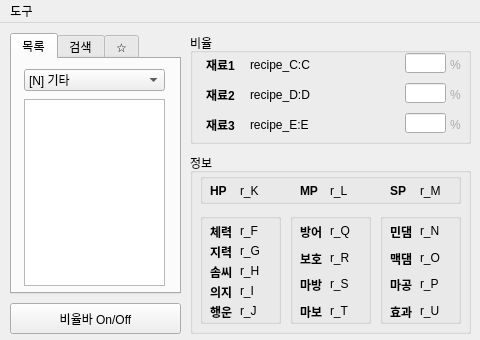
<?xml version="1.0" encoding="UTF-8"?>
<ui version="4.0">
 <class>MainWindow</class>
 <widget class="QMainWindow" name="MainWindow">
  <property name="geometry">
   <rect>
    <x>0</x>
    <y>0</y>
    <width>480</width>
    <height>340</height>
   </rect>
  </property>
  <property name="minimumSize">
   <size>
    <width>480</width>
    <height>340</height>
   </size>
  </property>
  <property name="maximumSize">
   <size>
    <width>480</width>
    <height>340</height>
   </size>
  </property>
  <property name="windowTitle">
   <string>Spoon</string>
  </property>
  <widget class="QWidget" name="centralwidget">
   <widget class="QGroupBox" name="ratiobox">
    <property name="geometry">
     <rect>
      <x>190</x>
      <y>10</y>
      <width>281</width>
      <height>111</height>
     </rect>
    </property>
    <property name="title">
     <string>비율</string>
    </property>
    <widget class="QLabel" name="Tind2_2">
     <property name="geometry">
      <rect>
       <x>10</x>
       <y>52</y>
       <width>41</width>
       <height>20</height>
      </rect>
     </property>
     <property name="toolTip">
      <string>&lt;html&gt;&lt;head/&gt;&lt;body&gt;&lt;p&gt;&lt;br/&gt;&lt;/p&gt;&lt;/body&gt;&lt;/html&gt;</string>
     </property>
     <property name="text">
      <string>&lt;html&gt;&lt;head/&gt;&lt;body&gt;&lt;p align=&quot;center&quot;&gt;&lt;span style=&quot; font-weight:600;&quot;&gt;재료2&lt;/span&gt;&lt;/p&gt;&lt;/body&gt;&lt;/html&gt;</string>
     </property>
    </widget>
    <widget class="QLabel" name="Tind3_2">
     <property name="geometry">
      <rect>
       <x>10</x>
       <y>82</y>
       <width>41</width>
       <height>20</height>
      </rect>
     </property>
     <property name="toolTip">
      <string>&lt;html&gt;&lt;head/&gt;&lt;body&gt;&lt;p&gt;&lt;br/&gt;&lt;/p&gt;&lt;/body&gt;&lt;/html&gt;</string>
     </property>
     <property name="text">
      <string>&lt;html&gt;&lt;head/&gt;&lt;body&gt;&lt;p align=&quot;center&quot;&gt;&lt;span style=&quot; font-weight:600;&quot;&gt;재료3&lt;/span&gt;&lt;/p&gt;&lt;/body&gt;&lt;/html&gt;</string>
     </property>
    </widget>
    <widget class="QLineEdit" name="stuff1_2">
     <property name="geometry">
      <rect>
       <x>215</x>
       <y>20</y>
       <width>41</width>
       <height>20</height>
      </rect>
     </property>
    </widget>
    <widget class="QLineEdit" name="stuff2_2">
     <property name="geometry">
      <rect>
       <x>215</x>
       <y>50</y>
       <width>41</width>
       <height>20</height>
      </rect>
     </property>
    </widget>
    <widget class="QLabel" name="Tind1_2">
     <property name="geometry">
      <rect>
       <x>10</x>
       <y>22</y>
       <width>41</width>
       <height>20</height>
      </rect>
     </property>
     <property name="toolTip">
      <string>&lt;html&gt;&lt;head/&gt;&lt;body&gt;&lt;p&gt;&lt;br/&gt;&lt;/p&gt;&lt;/body&gt;&lt;/html&gt;</string>
     </property>
     <property name="text">
      <string>&lt;html&gt;&lt;head/&gt;&lt;body&gt;&lt;p align=&quot;center&quot;&gt;&lt;span style=&quot; font-weight:600;&quot;&gt;재료1&lt;/span&gt;&lt;/p&gt;&lt;/body&gt;&lt;/html&gt;</string>
     </property>
    </widget>
    <widget class="QLineEdit" name="stuff3_2">
     <property name="geometry">
      <rect>
       <x>215</x>
       <y>80</y>
       <width>41</width>
       <height>20</height>
      </rect>
     </property>
    </widget>
    <widget class="QLabel" name="Cind1_2">
     <property name="geometry">
      <rect>
       <x>60</x>
       <y>22</y>
       <width>121</width>
       <height>20</height>
      </rect>
     </property>
     <property name="toolTip">
      <string>&lt;html&gt;&lt;head/&gt;&lt;body&gt;&lt;p&gt;&lt;br/&gt;&lt;/p&gt;&lt;/body&gt;&lt;/html&gt;</string>
     </property>
     <property name="text">
      <string>&lt;html&gt;&lt;head/&gt;&lt;body&gt;&lt;p&gt;recipe_C:C&lt;/p&gt;&lt;/body&gt;&lt;/html&gt;</string>
     </property>
    </widget>
    <widget class="QLabel" name="Cind2_2">
     <property name="geometry">
      <rect>
       <x>60</x>
       <y>52</y>
       <width>121</width>
       <height>20</height>
      </rect>
     </property>
     <property name="toolTip">
      <string>&lt;html&gt;&lt;head/&gt;&lt;body&gt;&lt;p&gt;&lt;br/&gt;&lt;/p&gt;&lt;/body&gt;&lt;/html&gt;</string>
     </property>
     <property name="text">
      <string>&lt;html&gt;&lt;head/&gt;&lt;body&gt;&lt;p&gt;recipe_D:D&lt;/p&gt;&lt;/body&gt;&lt;/html&gt;</string>
     </property>
    </widget>
    <widget class="QLabel" name="Cind3_2">
     <property name="geometry">
      <rect>
       <x>60</x>
       <y>82</y>
       <width>121</width>
       <height>20</height>
      </rect>
     </property>
     <property name="toolTip">
      <string>&lt;html&gt;&lt;head/&gt;&lt;body&gt;&lt;p&gt;&lt;br/&gt;&lt;/p&gt;&lt;/body&gt;&lt;/html&gt;</string>
     </property>
     <property name="text">
      <string>&lt;html&gt;&lt;head/&gt;&lt;body&gt;&lt;p&gt;recipe_E:E&lt;/p&gt;&lt;/body&gt;&lt;/html&gt;</string>
     </property>
    </widget>
    <widget class="QLabel" name="s2p_2">
     <property name="geometry">
      <rect>
       <x>260</x>
       <y>52</y>
       <width>21</width>
       <height>20</height>
      </rect>
     </property>
     <property name="toolTip">
      <string>&lt;html&gt;&lt;head/&gt;&lt;body&gt;&lt;p&gt;&lt;br/&gt;&lt;/p&gt;&lt;/body&gt;&lt;/html&gt;</string>
     </property>
     <property name="text">
      <string>&lt;html&gt;&lt;head/&gt;&lt;body&gt;&lt;p&gt;&lt;span style=&quot; color:#aaaaaa;&quot;&gt;%&lt;/span&gt;&lt;/p&gt;&lt;/body&gt;&lt;/html&gt;</string>
     </property>
    </widget>
    <widget class="QLabel" name="s3p_2">
     <property name="geometry">
      <rect>
       <x>260</x>
       <y>82</y>
       <width>21</width>
       <height>20</height>
      </rect>
     </property>
     <property name="toolTip">
      <string>&lt;html&gt;&lt;head/&gt;&lt;body&gt;&lt;p&gt;&lt;br/&gt;&lt;/p&gt;&lt;/body&gt;&lt;/html&gt;</string>
     </property>
     <property name="text">
      <string>&lt;html&gt;&lt;head/&gt;&lt;body&gt;&lt;p&gt;&lt;span style=&quot; color:#aaaaaa;&quot;&gt;%&lt;/span&gt;&lt;/p&gt;&lt;/body&gt;&lt;/html&gt;</string>
     </property>
    </widget>
    <widget class="QLabel" name="s1p_2">
     <property name="geometry">
      <rect>
       <x>260</x>
       <y>22</y>
       <width>21</width>
       <height>20</height>
      </rect>
     </property>
     <property name="toolTip">
      <string>&lt;html&gt;&lt;head/&gt;&lt;body&gt;&lt;p&gt;&lt;br/&gt;&lt;/p&gt;&lt;/body&gt;&lt;/html&gt;</string>
     </property>
     <property name="text">
      <string>&lt;html&gt;&lt;head/&gt;&lt;body&gt;&lt;p&gt;&lt;span style=&quot; color:#aaaaaa;&quot;&gt;%&lt;/span&gt;&lt;/p&gt;&lt;/body&gt;&lt;/html&gt;</string>
     </property>
    </widget>
   </widget>
   <widget class="QGroupBox" name="infobox">
    <property name="geometry">
     <rect>
      <x>190</x>
      <y>130</y>
      <width>281</width>
      <height>181</height>
     </rect>
    </property>
    <property name="title">
     <string>정보</string>
    </property>
    <widget class="QGroupBox" name="chrbox_2">
     <property name="geometry">
      <rect>
       <x>10</x>
       <y>20</y>
       <width>261</width>
       <height>31</height>
      </rect>
     </property>
     <property name="title">
      <string/>
     </property>
     <widget class="QLabel" name="Thp">
      <property name="geometry">
       <rect>
        <x>10</x>
        <y>10</y>
        <width>31</width>
        <height>16</height>
       </rect>
      </property>
      <property name="text">
       <string>&lt;html&gt;&lt;head/&gt;&lt;body&gt;&lt;p&gt;&lt;span style=&quot; font-weight:600;&quot;&gt;HP&lt;/span&gt;&lt;/p&gt;&lt;/body&gt;&lt;/html&gt;</string>
      </property>
     </widget>
     <widget class="QLabel" name="Tmp">
      <property name="geometry">
       <rect>
        <x>100</x>
        <y>10</y>
        <width>31</width>
        <height>16</height>
       </rect>
      </property>
      <property name="text">
       <string>&lt;html&gt;&lt;head/&gt;&lt;body&gt;&lt;p&gt;&lt;span style=&quot; font-weight:600;&quot;&gt;MP&lt;/span&gt;&lt;/p&gt;&lt;/body&gt;&lt;/html&gt;</string>
      </property>
     </widget>
     <widget class="QLabel" name="Vhp">
      <property name="geometry">
       <rect>
        <x>40</x>
        <y>10</y>
        <width>31</width>
        <height>16</height>
       </rect>
      </property>
      <property name="text">
       <string>&lt;html&gt;&lt;head/&gt;&lt;body&gt;&lt;p&gt;r_K&lt;/p&gt;&lt;/body&gt;&lt;/html&gt;</string>
      </property>
     </widget>
     <widget class="QLabel" name="Tsp">
      <property name="geometry">
       <rect>
        <x>190</x>
        <y>10</y>
        <width>31</width>
        <height>16</height>
       </rect>
      </property>
      <property name="text">
       <string>&lt;html&gt;&lt;head/&gt;&lt;body&gt;&lt;p&gt;&lt;span style=&quot; font-weight:600;&quot;&gt;SP&lt;/span&gt;&lt;/p&gt;&lt;/body&gt;&lt;/html&gt;</string>
      </property>
     </widget>
     <widget class="QLabel" name="Vmp">
      <property name="geometry">
       <rect>
        <x>130</x>
        <y>10</y>
        <width>31</width>
        <height>16</height>
       </rect>
      </property>
      <property name="text">
       <string>&lt;html&gt;&lt;head/&gt;&lt;body&gt;&lt;p&gt;r_L&lt;/p&gt;&lt;/body&gt;&lt;/html&gt;</string>
      </property>
     </widget>
     <widget class="QLabel" name="Vsp">
      <property name="geometry">
       <rect>
        <x>220</x>
        <y>10</y>
        <width>31</width>
        <height>16</height>
       </rect>
      </property>
      <property name="text">
       <string>&lt;html&gt;&lt;head/&gt;&lt;body&gt;&lt;p&gt;r_M&lt;/p&gt;&lt;/body&gt;&lt;/html&gt;</string>
      </property>
     </widget>
    </widget>
    <widget class="QGroupBox" name="statusbox_2">
     <property name="geometry">
      <rect>
       <x>10</x>
       <y>60</y>
       <width>81</width>
       <height>111</height>
      </rect>
     </property>
     <property name="title">
      <string/>
     </property>
     <widget class="QLabel" name="Vstr_2">
      <property name="geometry">
       <rect>
        <x>40</x>
        <y>10</y>
        <width>31</width>
        <height>16</height>
       </rect>
      </property>
      <property name="text">
       <string>&lt;html&gt;&lt;head/&gt;&lt;body&gt;&lt;p&gt;r_F&lt;/p&gt;&lt;/body&gt;&lt;/html&gt;</string>
      </property>
     </widget>
     <widget class="QLabel" name="Tstr_2">
      <property name="geometry">
       <rect>
        <x>10</x>
        <y>10</y>
        <width>31</width>
        <height>16</height>
       </rect>
      </property>
      <property name="text">
       <string>&lt;html&gt;&lt;head/&gt;&lt;body&gt;&lt;p&gt;&lt;span style=&quot; font-weight:600;&quot;&gt;체력&lt;/span&gt;&lt;/p&gt;&lt;/body&gt;&lt;/html&gt;</string>
      </property>
     </widget>
     <widget class="QLabel" name="Vint_2">
      <property name="geometry">
       <rect>
        <x>40</x>
        <y>30</y>
        <width>31</width>
        <height>16</height>
       </rect>
      </property>
      <property name="text">
       <string>&lt;html&gt;&lt;head/&gt;&lt;body&gt;&lt;p&gt;r_G&lt;/p&gt;&lt;/body&gt;&lt;/html&gt;</string>
      </property>
     </widget>
     <widget class="QLabel" name="Vluc_2">
      <property name="geometry">
       <rect>
        <x>40</x>
        <y>90</y>
        <width>31</width>
        <height>16</height>
       </rect>
      </property>
      <property name="text">
       <string>&lt;html&gt;&lt;head/&gt;&lt;body&gt;&lt;p&gt;r_J&lt;/p&gt;&lt;/body&gt;&lt;/html&gt;</string>
      </property>
     </widget>
     <widget class="QLabel" name="Tluc_2">
      <property name="geometry">
       <rect>
        <x>10</x>
        <y>90</y>
        <width>31</width>
        <height>16</height>
       </rect>
      </property>
      <property name="text">
       <string>&lt;html&gt;&lt;head/&gt;&lt;body&gt;&lt;p&gt;&lt;span style=&quot; font-weight:600;&quot;&gt;행운&lt;/span&gt;&lt;/p&gt;&lt;/body&gt;&lt;/html&gt;</string>
      </property>
     </widget>
     <widget class="QLabel" name="Tint_2">
      <property name="geometry">
       <rect>
        <x>10</x>
        <y>30</y>
        <width>31</width>
        <height>16</height>
       </rect>
      </property>
      <property name="text">
       <string>&lt;html&gt;&lt;head/&gt;&lt;body&gt;&lt;p&gt;&lt;span style=&quot; font-weight:600;&quot;&gt;지력&lt;/span&gt;&lt;/p&gt;&lt;/body&gt;&lt;/html&gt;</string>
      </property>
     </widget>
     <widget class="QLabel" name="Twil_2">
      <property name="geometry">
       <rect>
        <x>10</x>
        <y>70</y>
        <width>31</width>
        <height>16</height>
       </rect>
      </property>
      <property name="text">
       <string>&lt;html&gt;&lt;head/&gt;&lt;body&gt;&lt;p&gt;&lt;span style=&quot; font-weight:600;&quot;&gt;의지&lt;/span&gt;&lt;/p&gt;&lt;/body&gt;&lt;/html&gt;</string>
      </property>
     </widget>
     <widget class="QLabel" name="Vwil_2">
      <property name="geometry">
       <rect>
        <x>40</x>
        <y>70</y>
        <width>31</width>
        <height>16</height>
       </rect>
      </property>
      <property name="text">
       <string>&lt;html&gt;&lt;head/&gt;&lt;body&gt;&lt;p&gt;r_I&lt;/p&gt;&lt;/body&gt;&lt;/html&gt;</string>
      </property>
     </widget>
     <widget class="QLabel" name="Tdex_2">
      <property name="geometry">
       <rect>
        <x>10</x>
        <y>50</y>
        <width>31</width>
        <height>16</height>
       </rect>
      </property>
      <property name="text">
       <string>&lt;html&gt;&lt;head/&gt;&lt;body&gt;&lt;p&gt;&lt;span style=&quot; font-weight:600;&quot;&gt;솜씨&lt;/span&gt;&lt;/p&gt;&lt;/body&gt;&lt;/html&gt;</string>
      </property>
     </widget>
     <widget class="QLabel" name="Vdex_2">
      <property name="geometry">
       <rect>
        <x>40</x>
        <y>50</y>
        <width>31</width>
        <height>16</height>
       </rect>
      </property>
      <property name="text">
       <string>&lt;html&gt;&lt;head/&gt;&lt;body&gt;&lt;p&gt;r_H&lt;/p&gt;&lt;/body&gt;&lt;/html&gt;</string>
      </property>
     </widget>
    </widget>
    <widget class="QGroupBox" name="defbox_2">
     <property name="geometry">
      <rect>
       <x>100</x>
       <y>60</y>
       <width>81</width>
       <height>111</height>
      </rect>
     </property>
     <property name="title">
      <string/>
     </property>
     <widget class="QLabel" name="Tmdf">
      <property name="geometry">
       <rect>
        <x>10</x>
        <y>63</y>
        <width>31</width>
        <height>16</height>
       </rect>
      </property>
      <property name="text">
       <string>&lt;html&gt;&lt;head/&gt;&lt;body&gt;&lt;p&gt;&lt;span style=&quot; font-weight:600;&quot;&gt;마방&lt;/span&gt;&lt;/p&gt;&lt;/body&gt;&lt;/html&gt;</string>
      </property>
     </widget>
     <widget class="QLabel" name="Tdef_2">
      <property name="geometry">
       <rect>
        <x>10</x>
        <y>10</y>
        <width>31</width>
        <height>16</height>
       </rect>
      </property>
      <property name="text">
       <string>&lt;html&gt;&lt;head/&gt;&lt;body&gt;&lt;p&gt;&lt;span style=&quot; font-weight:600;&quot;&gt;방어&lt;/span&gt;&lt;/p&gt;&lt;/body&gt;&lt;/html&gt;</string>
      </property>
     </widget>
     <widget class="QLabel" name="Tmpt">
      <property name="geometry">
       <rect>
        <x>10</x>
        <y>90</y>
        <width>31</width>
        <height>16</height>
       </rect>
      </property>
      <property name="text">
       <string>&lt;html&gt;&lt;head/&gt;&lt;body&gt;&lt;p&gt;&lt;span style=&quot; font-weight:600;&quot;&gt;마보&lt;/span&gt;&lt;/p&gt;&lt;/body&gt;&lt;/html&gt;</string>
      </property>
     </widget>
     <widget class="QLabel" name="Vdef_2">
      <property name="geometry">
       <rect>
        <x>40</x>
        <y>10</y>
        <width>31</width>
        <height>16</height>
       </rect>
      </property>
      <property name="text">
       <string>&lt;html&gt;&lt;head/&gt;&lt;body&gt;&lt;p&gt;r_Q&lt;/p&gt;&lt;/body&gt;&lt;/html&gt;</string>
      </property>
     </widget>
     <widget class="QLabel" name="Tprt_2">
      <property name="geometry">
       <rect>
        <x>10</x>
        <y>37</y>
        <width>31</width>
        <height>16</height>
       </rect>
      </property>
      <property name="text">
       <string>&lt;html&gt;&lt;head/&gt;&lt;body&gt;&lt;p&gt;&lt;span style=&quot; font-weight:600;&quot;&gt;보호&lt;/span&gt;&lt;/p&gt;&lt;/body&gt;&lt;/html&gt;</string>
      </property>
     </widget>
     <widget class="QLabel" name="Vmpt">
      <property name="geometry">
       <rect>
        <x>40</x>
        <y>90</y>
        <width>31</width>
        <height>16</height>
       </rect>
      </property>
      <property name="text">
       <string>&lt;html&gt;&lt;head/&gt;&lt;body&gt;&lt;p&gt;r_T&lt;/p&gt;&lt;/body&gt;&lt;/html&gt;</string>
      </property>
     </widget>
     <widget class="QLabel" name="Vprt_2">
      <property name="geometry">
       <rect>
        <x>40</x>
        <y>37</y>
        <width>31</width>
        <height>16</height>
       </rect>
      </property>
      <property name="text">
       <string>&lt;html&gt;&lt;head/&gt;&lt;body&gt;&lt;p&gt;r_R&lt;/p&gt;&lt;/body&gt;&lt;/html&gt;</string>
      </property>
     </widget>
     <widget class="QLabel" name="Vmdf_2">
      <property name="geometry">
       <rect>
        <x>40</x>
        <y>63</y>
        <width>31</width>
        <height>16</height>
       </rect>
      </property>
      <property name="text">
       <string>&lt;html&gt;&lt;head/&gt;&lt;body&gt;&lt;p&gt;r_S&lt;/p&gt;&lt;/body&gt;&lt;/html&gt;</string>
      </property>
     </widget>
    </widget>
    <widget class="QGroupBox" name="atkbox_2">
     <property name="geometry">
      <rect>
       <x>190</x>
       <y>60</y>
       <width>81</width>
       <height>111</height>
      </rect>
     </property>
     <property name="title">
      <string/>
     </property>
     <widget class="QLabel" name="Veft">
      <property name="geometry">
       <rect>
        <x>40</x>
        <y>90</y>
        <width>31</width>
        <height>16</height>
       </rect>
      </property>
      <property name="text">
       <string>&lt;html&gt;&lt;head/&gt;&lt;body&gt;&lt;p&gt;r_U&lt;/p&gt;&lt;/body&gt;&lt;/html&gt;</string>
      </property>
     </widget>
     <widget class="QLabel" name="Vmtk">
      <property name="geometry">
       <rect>
        <x>40</x>
        <y>63</y>
        <width>31</width>
        <height>16</height>
       </rect>
      </property>
      <property name="text">
       <string>&lt;html&gt;&lt;head/&gt;&lt;body&gt;&lt;p&gt;r_P&lt;/p&gt;&lt;/body&gt;&lt;/html&gt;</string>
      </property>
     </widget>
     <widget class="QLabel" name="Teft">
      <property name="geometry">
       <rect>
        <x>10</x>
        <y>90</y>
        <width>31</width>
        <height>16</height>
       </rect>
      </property>
      <property name="text">
       <string>&lt;html&gt;&lt;head/&gt;&lt;body&gt;&lt;p&gt;&lt;span style=&quot; font-weight:600;&quot;&gt;효과&lt;/span&gt;&lt;/p&gt;&lt;/body&gt;&lt;/html&gt;</string>
      </property>
     </widget>
     <widget class="QLabel" name="Vpmd">
      <property name="geometry">
       <rect>
        <x>40</x>
        <y>10</y>
        <width>31</width>
        <height>16</height>
       </rect>
      </property>
      <property name="text">
       <string>&lt;html&gt;&lt;head/&gt;&lt;body&gt;&lt;p&gt;r_N&lt;/p&gt;&lt;/body&gt;&lt;/html&gt;</string>
      </property>
     </widget>
     <widget class="QLabel" name="TpMd">
      <property name="geometry">
       <rect>
        <x>10</x>
        <y>37</y>
        <width>31</width>
        <height>16</height>
       </rect>
      </property>
      <property name="text">
       <string>&lt;html&gt;&lt;head/&gt;&lt;body&gt;&lt;p&gt;&lt;span style=&quot; font-weight:600;&quot;&gt;맥댐&lt;/span&gt;&lt;/p&gt;&lt;/body&gt;&lt;/html&gt;</string>
      </property>
     </widget>
     <widget class="QLabel" name="Tpmd">
      <property name="geometry">
       <rect>
        <x>10</x>
        <y>10</y>
        <width>31</width>
        <height>16</height>
       </rect>
      </property>
      <property name="text">
       <string>&lt;html&gt;&lt;head/&gt;&lt;body&gt;&lt;p&gt;&lt;span style=&quot; font-weight:600;&quot;&gt;민댐&lt;/span&gt;&lt;/p&gt;&lt;/body&gt;&lt;/html&gt;</string>
      </property>
     </widget>
     <widget class="QLabel" name="VpMd">
      <property name="geometry">
       <rect>
        <x>40</x>
        <y>37</y>
        <width>31</width>
        <height>16</height>
       </rect>
      </property>
      <property name="text">
       <string>&lt;html&gt;&lt;head/&gt;&lt;body&gt;&lt;p&gt;r_O&lt;/p&gt;&lt;/body&gt;&lt;/html&gt;</string>
      </property>
     </widget>
     <widget class="QLabel" name="Tmtk">
      <property name="geometry">
       <rect>
        <x>10</x>
        <y>63</y>
        <width>31</width>
        <height>16</height>
       </rect>
      </property>
      <property name="text">
       <string>&lt;html&gt;&lt;head/&gt;&lt;body&gt;&lt;p&gt;&lt;span style=&quot; font-weight:600;&quot;&gt;마공&lt;/span&gt;&lt;/p&gt;&lt;/body&gt;&lt;/html&gt;</string>
      </property>
     </widget>
    </widget>
   </widget>
   <widget class="QTabWidget" name="tabWidget">
    <property name="geometry">
     <rect>
      <x>10</x>
      <y>10</y>
      <width>171</width>
      <height>261</height>
     </rect>
    </property>
    <property name="currentIndex">
     <number>0</number>
    </property>
    <widget class="QWidget" name="ranklist">
     <attribute name="title">
      <string>목록</string>
     </attribute>
     <widget class="QComboBox" name="rank">
      <property name="geometry">
       <rect>
        <x>12</x>
        <y>10</y>
        <width>141</width>
        <height>22</height>
       </rect>
      </property>
      <item>
       <property name="text">
        <string>[N] 기타</string>
       </property>
      </item>
      <item>
       <property name="text">
        <string>[P] 혼합</string>
       </property>
      </item>
      <item>
       <property name="text">
        <string>[F] 굽기</string>
       </property>
      </item>
      <item>
       <property name="text">
        <string>[E] 삶기</string>
       </property>
      </item>
      <item>
       <property name="text">
        <string>[D] 반죽</string>
       </property>
      </item>
      <item>
       <property name="text">
        <string>[C] 끓이기</string>
       </property>
      </item>
      <item>
       <property name="text">
        <string>[B] 면 만들기</string>
       </property>
      </item>
      <item>
       <property name="text">
        <string>[A] 튀기기</string>
       </property>
      </item>
      <item>
       <property name="text">
        <string>[9] 볶기</string>
       </property>
      </item>
      <item>
       <property name="text">
        <string>[8] 파스타 만들기</string>
       </property>
      </item>
      <item>
       <property name="text">
        <string>[7] 잼 만들기</string>
       </property>
      </item>
      <item>
       <property name="text">
        <string>[6] 파이 만들기</string>
       </property>
      </item>
      <item>
       <property name="text">
        <string>[5] 찌기</string>
       </property>
      </item>
      <item>
       <property name="text">
        <string>[4] 피자 만들기</string>
       </property>
      </item>
      <item>
       <property name="text">
        <string>[3] 발효</string>
       </property>
      </item>
      <item>
       <property name="text">
        <string>[2] 수비드</string>
       </property>
      </item>
      <item>
       <property name="text">
        <string>[1] 저미기</string>
       </property>
      </item>
     </widget>
     <widget class="QListView" name="recipelist">
      <property name="geometry">
       <rect>
        <x>12</x>
        <y>40</y>
        <width>141</width>
        <height>187</height>
       </rect>
      </property>
     </widget>
    </widget>
    <widget class="QWidget" name="searchmenu">
     <attribute name="title">
      <string>검색</string>
     </attribute>
     <widget class="QTextEdit" name="search">
      <property name="geometry">
       <rect>
        <x>12</x>
        <y>30</y>
        <width>141</width>
        <height>21</height>
       </rect>
      </property>
      <property name="verticalScrollBarPolicy">
       <enum>Qt::ScrollBarAlwaysOff</enum>
      </property>
      <property name="horizontalScrollBarPolicy">
       <enum>Qt::ScrollBarAlwaysOff</enum>
      </property>
     </widget>
     <widget class="QListView" name="recipe">
      <property name="geometry">
       <rect>
        <x>12</x>
        <y>56</y>
        <width>141</width>
        <height>171</height>
       </rect>
      </property>
     </widget>
     <widget class="QRadioButton" name="btnname">
      <property name="geometry">
       <rect>
        <x>15</x>
        <y>10</y>
        <width>45</width>
        <height>16</height>
       </rect>
      </property>
      <property name="text">
       <string>이름</string>
      </property>
     </widget>
     <widget class="QRadioButton" name="btneffect">
      <property name="geometry">
       <rect>
        <x>63</x>
        <y>10</y>
        <width>45</width>
        <height>16</height>
       </rect>
      </property>
      <property name="text">
       <string>효과</string>
      </property>
     </widget>
     <widget class="QRadioButton" name="btnstuff">
      <property name="geometry">
       <rect>
        <x>110</x>
        <y>10</y>
        <width>45</width>
        <height>16</height>
       </rect>
      </property>
      <property name="text">
       <string>재료</string>
      </property>
     </widget>
    </widget>
    <widget class="QWidget" name="favmenu">
     <attribute name="title">
      <string>☆</string>
     </attribute>
     <widget class="QListView" name="favorite">
      <property name="geometry">
       <rect>
        <x>12</x>
        <y>10</y>
        <width>141</width>
        <height>195</height>
       </rect>
      </property>
     </widget>
     <widget class="QPushButton" name="alignup">
      <property name="geometry">
       <rect>
        <x>11</x>
        <y>210</y>
        <width>23</width>
        <height>23</height>
       </rect>
      </property>
      <property name="text">
       <string>△</string>
      </property>
     </widget>
     <widget class="QPushButton" name="aligndown">
      <property name="geometry">
       <rect>
        <x>39</x>
        <y>210</y>
        <width>23</width>
        <height>23</height>
       </rect>
      </property>
      <property name="text">
       <string>▽</string>
      </property>
     </widget>
     <widget class="QPushButton" name="favdelete">
      <property name="geometry">
       <rect>
        <x>113</x>
        <y>210</y>
        <width>41</width>
        <height>23</height>
       </rect>
      </property>
      <property name="text">
       <string>삭제</string>
      </property>
     </widget>
    </widget>
   </widget>
   <widget class="QPushButton" name="ratioswitch">
    <property name="geometry">
     <rect>
      <x>10</x>
      <y>280</y>
      <width>171</width>
      <height>31</height>
     </rect>
    </property>
    <property name="text">
     <string>비율바 On/Off</string>
    </property>
   </widget>
  </widget>
  <widget class="QMenuBar" name="menubar">
   <property name="geometry">
    <rect>
     <x>0</x>
     <y>0</y>
     <width>480</width>
     <height>21</height>
    </rect>
   </property>
   <widget class="QMenu" name="menu">
    <property name="title">
     <string>도구</string>
    </property>
    <addaction name="movelock"/>
    <addaction name="action"/>
    <addaction name="separator"/>
    <addaction name="settings"/>
    <addaction name="help"/>
   </widget>
   <addaction name="menu"/>
  </widget>
  <action name="settings">
   <property name="text">
    <string>설정</string>
   </property>
  </action>
  <action name="help">
   <property name="text">
    <string>도움말</string>
   </property>
  </action>
  <action name="movelock">
   <property name="checkable">
    <bool>true</bool>
   </property>
   <property name="text">
    <string>비율바 잠금</string>
   </property>
  </action>
  <action name="action">
   <property name="text">
    <string>모드 변경</string>
   </property>
  </action>
 </widget>
 <tabstops>
  <tabstop>tabWidget</tabstop>
  <tabstop>rank</tabstop>
  <tabstop>recipelist</tabstop>
  <tabstop>btnname</tabstop>
  <tabstop>btneffect</tabstop>
  <tabstop>btnstuff</tabstop>
  <tabstop>search</tabstop>
  <tabstop>recipe</tabstop>
  <tabstop>favorite</tabstop>
  <tabstop>alignup</tabstop>
  <tabstop>aligndown</tabstop>
  <tabstop>favdelete</tabstop>
  <tabstop>stuff1_2</tabstop>
  <tabstop>stuff2_2</tabstop>
  <tabstop>stuff3_2</tabstop>
  <tabstop>ratioswitch</tabstop>
 </tabstops>
 <resources/>
 <connections/>
</ui>
